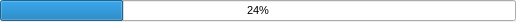
<?xml version="1.0" encoding="UTF-8"?>
<ui version="4.0">
 <class>UpdateDownloadProgress</class>
 <widget class="QWidget" name="UpdateDownloadProgress">
  <property name="geometry">
   <rect>
    <x>0</x>
    <y>0</y>
    <width>516</width>
    <height>22</height>
   </rect>
  </property>
  <property name="windowTitle">
   <string>FvUpdateDownloadProgress</string>
  </property>
  <layout class="QVBoxLayout" name="verticalLayout">
   <property name="spacing">
    <number>2</number>
   </property>
   <property name="leftMargin">
    <number>0</number>
   </property>
   <property name="topMargin">
    <number>0</number>
   </property>
   <property name="rightMargin">
    <number>0</number>
   </property>
   <property name="bottomMargin">
    <number>0</number>
   </property>
   <item>
    <widget class="QProgressBar" name="progress">
     <property name="font">
      <font>
       <pointsize>8</pointsize>
      </font>
     </property>
     <property name="value">
      <number>24</number>
     </property>
     <property name="textVisible">
      <bool>true</bool>
     </property>
     <property name="invertedAppearance">
      <bool>false</bool>
     </property>
     <property name="textDirection">
      <enum>QProgressBar::TopToBottom</enum>
     </property>
     <property name="format">
      <string>%p%</string>
     </property>
    </widget>
   </item>
  </layout>
 </widget>
 <layoutdefault spacing="6" margin="11"/>
 <resources/>
 <connections/>
</ui>
